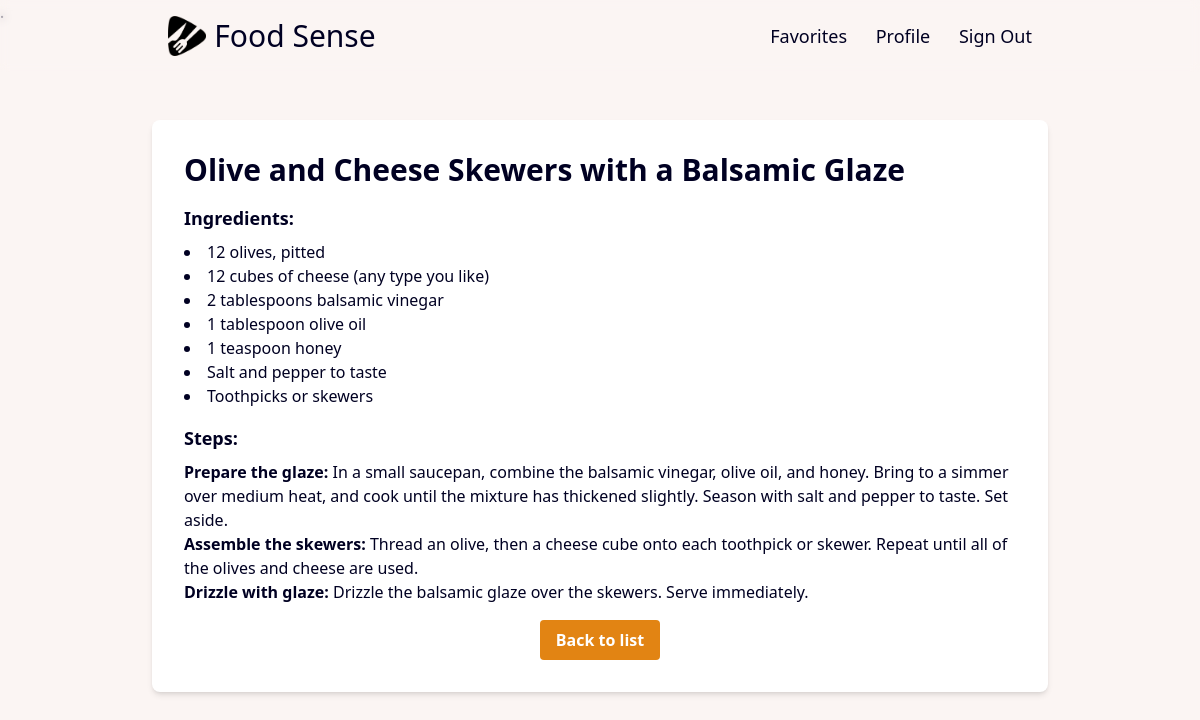
Page /users/favorite/10 (signed in) on the committed database.
### users/models.py (models this page shows)
class Favorite(models.Model):
    user = models.ForeignKey(User, on_delete=models.CASCADE)
    name = models. CharField(max_length = 100)
    ingredients = models.TextField()
    steps = models.TextField()

### users/views.py (the view)
# urls.py: path('favorite/<int:id>', views.favorite, name="favorite"),
@login_required
def favorite(request, id):
    item = Favorite.objects.get(id=id)
    return render(request, 'users/favorite.html', {"item": item})

### users/templates/users/favorite.html
{% extends 'base.html' %}
{% block body %}
<div class="container mx-auto p-4 text-black">
   <div class="max-w-4xl mx-auto bg-white rounded-lg p-8 shadow-md">
       <h2 id="title" class="text-3xl font-bold mb-4 text-[#000022]">
           {{ item.name | safe }}
       </h2>
       <div class="mb-4">
           <h3 class="text-lg font-bold mb-2 text-[#000022]">Ingredients:</h3>
           <ul id="ingredients-list" class="list-disc list-inside text-[#000022]">
               {{item.ingredients|safe}}
           </ul>
       </div>
       <div class="mb-4">
           <h3 class="text-lg font-bold mb-2 text-[#000022]">Steps:</h3>
           <div id="result" class="prose prose-lg text-[#000022]">
               {{ item.steps | safe }}
           </div>
       </div>
       <div class="flex justify-center"><a href="{% url "users:favorites_list"%}" class="bg-[#e28413] hover:bg-[#bc7d30] text-white font-bold py-2 px-4 rounded focus:outline-none focus:shadow-outline">Back to list</a></div>
   </div>
</div>
{% endblock body %}

### rows in the picture
Favorite: name "Olive and Cheese Skewers with a Balsamic Glaze", ingredients "12 olives, pitted 12 cubes of cheese (any type you like) 2 tablespoons balsamic vinegar 1 tablespoon olive oil 1 teaspoon honey Salt and pepper to taste Toothpicks or skewers", steps "Prepare the glaze: In a small saucepan, combine the balsamic vinegar, olive oil, and honey. Bring to a simmer over medium heat, and cook until the mixture has thickened slightly. Season with salt and pepper to taste. Set aside. Assemble the skewers: Thread an olive, then a cheese cube onto each toothpick or skewer. Repeat until all of the olives and cheese are used. Drizzle with glaze: Drizzle the balsamic glaze over the skewers. Serve immediately."
